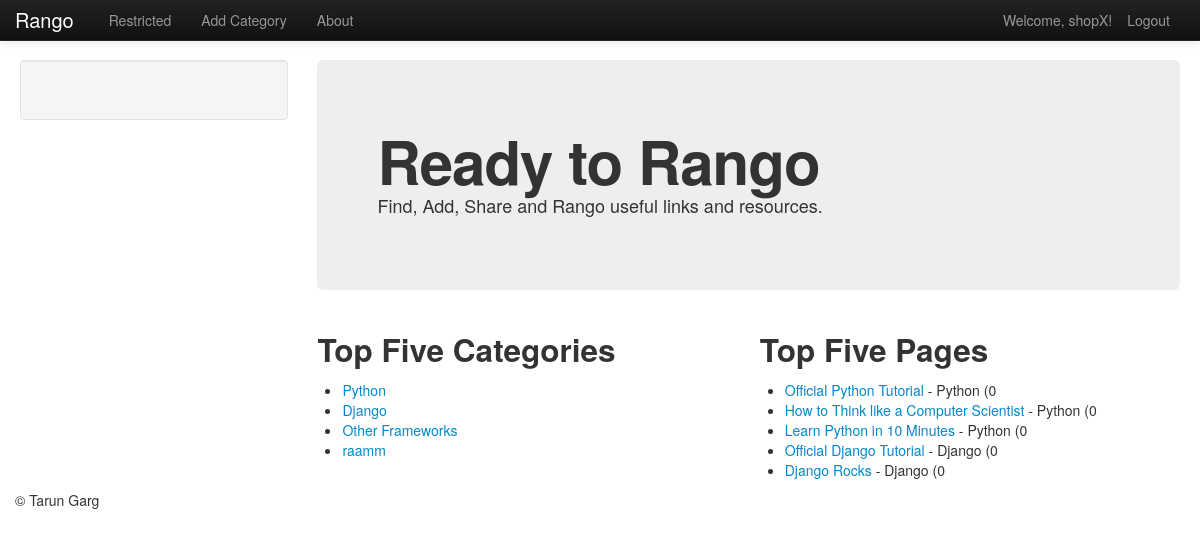
Screenshot of /rango/ (signed in) with the database file from the repository.
### rango/models.py (models this page shows, shortened)
class Category(models.Model):
    name = models.CharField(max_length=128, unique=True)
    views = models.IntegerField(default=0)
    likes = models.IntegerField(default=0)
    def __unicode__(self):
        return self.name

class Page(models.Model):
    category = models.ForeignKey(Category)
    title = models.CharField(max_length=128)
    url = models.URLField()
    views = models.IntegerField(default=0)

### rango/views.py (the view)
def index (request):
    context = RequestContext(request)
    category_list = Category.objects.order_by('-likes')[:5]
    context_dict = {'categories': category_list}
    for category in category_list:
        category.url = category.name.replace(' ', '_')
    page_list = Page.objects.order_by('-views')[:5]
    context_dict['pages'] = page_list
    if request.session.get('last_visit'):
        last_visit_time = request.session.get('last_visit')
        visits = request.session.get('visits', '0')
        if (datetime.now() - datetime.strptime(last_visit_time[:-7], "%Y-%m-%d %H:%M:%S")).days > 0:
            request.session['visits'] = visits + 1
            request.session['last_visit'] = str(datetime.now())
    else:
        request.session['last_visit'] = str(datetime.now())
        request.session['visits'] = 1
    return render_to_response('rango/index.html', context_dict, context)

### templates/rango/index.html (shortened to what this page needs)
<!DOCTYPE html>
<html>
{% extends 'rango/base.html' %}
{% load static %}
{% block body_block %}
<div class="hero-unit">
    <h1>Ready to Rango</h1>
    <p>Find, Add, Share and Rango useful links and resources.</p>
</div>
<div class="row-fluid">
    <div class="span6">
        <h2>Top Five Categories</h2>
        {% if categories %}
        <ul>
            {% for category in categories %}
            <li><a href="/rango/category/{{ category.url }}">{{ category.name }}</a></li>
            {% endfor %}
        </ul>
        {% else %}
        <strong>No categories at present.</strong>
        {% endif %}
    </div>
    <div class="span6">
        <h2>Top Five Pages</h2>
        {% if pages %}
        <ul>
            {% for page in pages %}
            <li><a href="{{ page.url}}">{{ page.title }}</a> - {{ page.category }} ({{ page.views }}
                {% endfor %}
        </ul>
        {% else %}
        <strong>No pages at present.</strong>
        {% endif %}
    </div>
</div>
{% endblock %}

### templates/rango/base.html (shortened to what this page needs)
<!DOCTYPE html>
{% load static %}
<html>
<head>
    <link href="{% static  'css/bootstrap-fluid-adj.css' %}" rel="stylesheet">
    <link href="{% static  'css/bootstrap.min.css' %}" rel="stylesheet" media="screen">
    <link href="{% static 'css/bootstrap-responsive.css' %}" rel="stylesheet">
</head>
<body>
<div class="navbar navbar-inverse navbar-fixed-top">
    <div class="navbar-inner">
        <div class="container">
            <a class="brand" href="/rango/">Rango</a>
            <div class="nav-collapse collapse">
                <ul class="nav pull-right">
                    {% if user.is_authenticated %}
                    <li class="navbar-text">Welcome, {{ user.username }}!</li>
                    <li><a href="/rango/logout/">Logout</a></li>
                    {% else %}
                    <li><a href="/rango/register/">Register</a></li>
                    <li><a href="/rango/login/">Login</a></li>
                    {% endif %}
                </ul>
                <ul class="nav">
                    {% if user.is_authenticated%}
                    <li><a href="/rango/restricted/">Restricted</a></li>
                    <li><a href="/rango/add_category/">Add Category</a></li>
                    {% endif %}
                    <li><a href="/rango/about/">About</a></li>
                </ul>
            </div>
        </div>
    </div>
</div>
<div class="container-fluid">
    <div class="row-fluid">
        <div class="span3">
            <div class="well sidebar-nav">
            </div>
        </div>
        <div class="span9">
            {% block body_block %}
            {% endblock %}
        </div>
    </div>
</div>
</body>
<footer>
    <div class="container">
        <p >&copy;  Tarun Garg</p>
    </div>
</footer>
</html>

### rows the page displays
Category: name "Python"
Category: name "Django"
Category: name "Other Frameworks"
Category: name "raamm"
Page: title "Official Python Tutorial", category "Python", views "0"
Page: title "How to Think like a Computer Scientist", category "Python", views "0"
Page: title "Learn Python in 10 Minutes", category "Python", views "0"
Page: title "Official Django Tutorial", category "Django", views "0"
Page: title "Django Rocks", category "Django", views "0"

### other values shown
{{ user.username }} "shopX"
